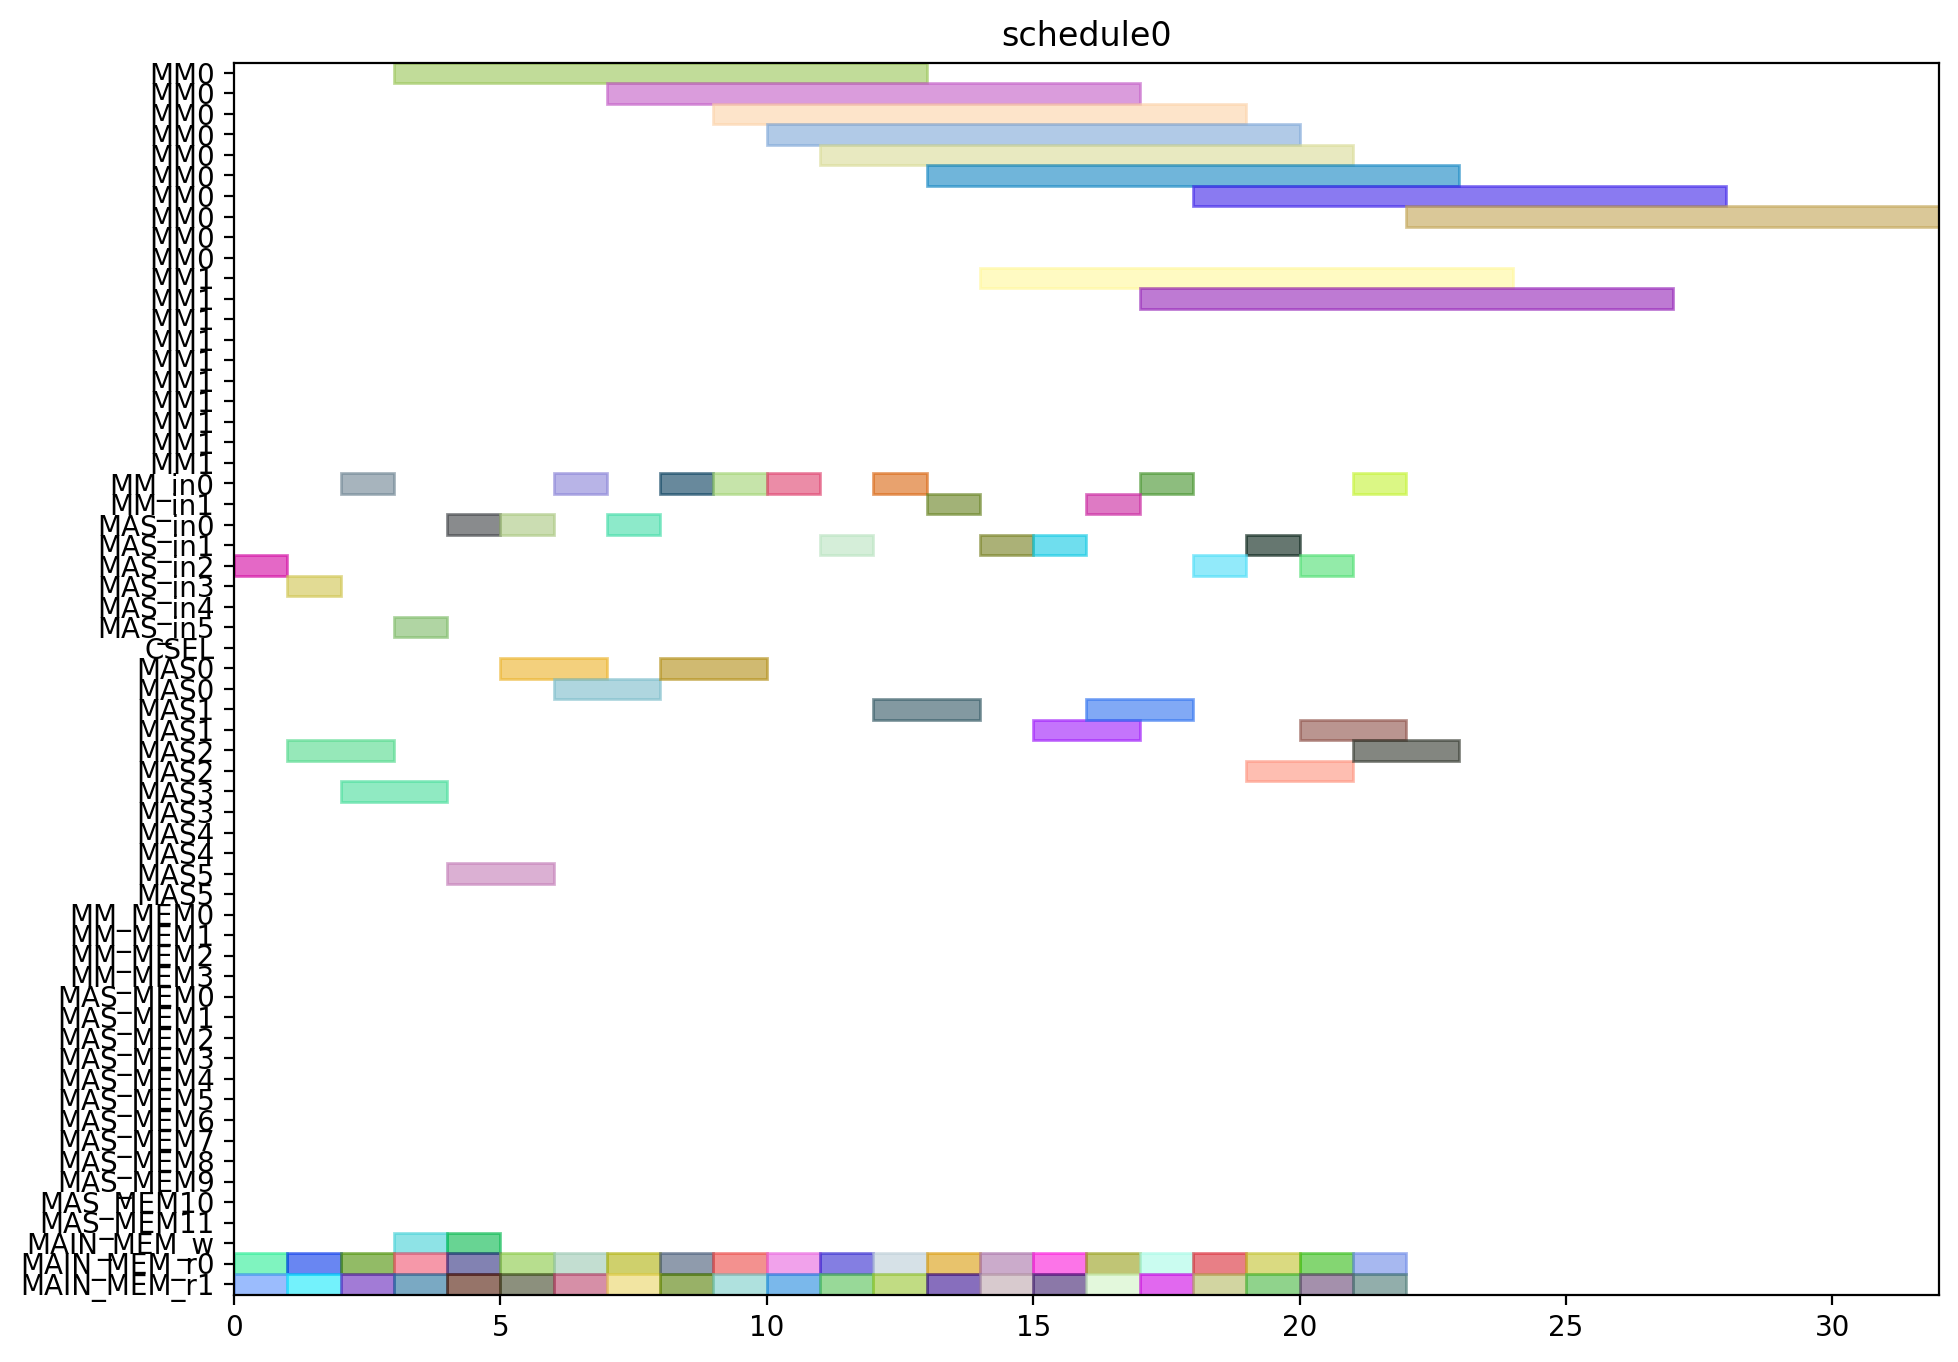

Python code for this plot:
from pyschedule import Scenario, solvers, plotters, alt


def solve():
	horizon = 120
	S = Scenario("schedule0", horizon=horizon)

	# resource
	MM = S.Resources('MM', num=2, size=10)
	MM_in = S.Resources('MM_in', num=2)
	MAS_in = S.Resources('MAS_in', num=6)
	CSEL = S.Resource('CSEL')
	MAS = S.Resources('MAS', num=6, size=2, periods=range(1, horizon))
	MM_MEM = S.Resources('MM_MEM', num=4)
	MAS_MEM = S.Resources('MAS_MEM', num=12)
	MAIN_MEM_w = S.Resource('MAIN_MEM_w', size=1)
	MAIN_MEM_r = S.Resources('MAIN_MEM_r', num=2)

	# result of previous scheduling

	# new tasks
	c10_t0 = S.Task('c10_t0', length=10, delay_cost=1)
	c10_t0 += alt(MM)
	c10_t0_in = S.Task('c10_t0_in', length=1, delay_cost=1)
	c10_t0_in += alt(MM_in)
	S += c10_t0_in*MM_in[0]<=c10_t0*MM[0]
	S += c10_t0_in*MM_in[1]<=c10_t0*MM[1]
	c10_t0_mem0 = S.Task('c10_t0_mem0', length=1, delay_cost=1)
	c10_t0_mem0 += MAIN_MEM_r[0]
	S += c10_t0_mem0 <= c10_t0

	c10_t0_mem1 = S.Task('c10_t0_mem1', length=1, delay_cost=1)
	c10_t0_mem1 += MAIN_MEM_r[1]
	S += c10_t0_mem1 <= c10_t0

	c10_t1 = S.Task('c10_t1', length=10, delay_cost=1)
	c10_t1 += alt(MM)
	c10_t1_in = S.Task('c10_t1_in', length=1, delay_cost=1)
	c10_t1_in += alt(MM_in)
	S += c10_t1_in*MM_in[0]<=c10_t1*MM[0]
	S += c10_t1_in*MM_in[1]<=c10_t1*MM[1]
	c10_t1_mem0 = S.Task('c10_t1_mem0', length=1, delay_cost=1)
	c10_t1_mem0 += MAIN_MEM_r[0]
	S += c10_t1_mem0 <= c10_t1

	c10_t1_mem1 = S.Task('c10_t1_mem1', length=1, delay_cost=1)
	c10_t1_mem1 += MAIN_MEM_r[1]
	S += c10_t1_mem1 <= c10_t1

	c10_t2 = S.Task('c10_t2', length=2, delay_cost=1)
	c10_t2 += alt(MAS)
	c10_t2_in = S.Task('c10_t2_in', length=1, delay_cost=1)
	c10_t2_in += alt(MAS_in)
	S += c10_t2_in*MAS_in[0]<=c10_t2*MAS[0]

	S += c10_t2_in*MAS_in[1]<=c10_t2*MAS[1]

	S += c10_t2_in*MAS_in[2]<=c10_t2*MAS[2]

	S += c10_t2_in*MAS_in[3]<=c10_t2*MAS[3]

	S += c10_t2_in*MAS_in[4]<=c10_t2*MAS[4]

	S += c10_t2_in*MAS_in[5]<=c10_t2*MAS[5]

	c10_t2_mem0 = S.Task('c10_t2_mem0', length=1, delay_cost=1)
	c10_t2_mem0 += MAIN_MEM_r[0]
	S += c10_t2_mem0 <= c10_t2

	c10_t2_mem1 = S.Task('c10_t2_mem1', length=1, delay_cost=1)
	c10_t2_mem1 += MAIN_MEM_r[1]
	S += c10_t2_mem1 <= c10_t2

	c10_t3 = S.Task('c10_t3', length=2, delay_cost=1)
	c10_t3 += alt(MAS)
	c10_t3_in = S.Task('c10_t3_in', length=1, delay_cost=1)
	c10_t3_in += alt(MAS_in)
	S += c10_t3_in*MAS_in[0]<=c10_t3*MAS[0]

	S += c10_t3_in*MAS_in[1]<=c10_t3*MAS[1]

	S += c10_t3_in*MAS_in[2]<=c10_t3*MAS[2]

	S += c10_t3_in*MAS_in[3]<=c10_t3*MAS[3]

	S += c10_t3_in*MAS_in[4]<=c10_t3*MAS[4]

	S += c10_t3_in*MAS_in[5]<=c10_t3*MAS[5]

	c10_t3_mem0 = S.Task('c10_t3_mem0', length=1, delay_cost=1)
	c10_t3_mem0 += MAIN_MEM_r[0]
	S += c10_t3_mem0 <= c10_t3

	c10_t3_mem1 = S.Task('c10_t3_mem1', length=1, delay_cost=1)
	c10_t3_mem1 += MAIN_MEM_r[1]
	S += c10_t3_mem1 <= c10_t3

	c20_t0 = S.Task('c20_t0', length=10, delay_cost=1)
	c20_t0 += alt(MM)
	c20_t0_in = S.Task('c20_t0_in', length=1, delay_cost=1)
	c20_t0_in += alt(MM_in)
	S += c20_t0_in*MM_in[0]<=c20_t0*MM[0]
	S += c20_t0_in*MM_in[1]<=c20_t0*MM[1]
	c20_t0_mem0 = S.Task('c20_t0_mem0', length=1, delay_cost=1)
	c20_t0_mem0 += MAIN_MEM_r[0]
	S += c20_t0_mem0 <= c20_t0

	c20_t0_mem1 = S.Task('c20_t0_mem1', length=1, delay_cost=1)
	c20_t0_mem1 += MAIN_MEM_r[1]
	S += c20_t0_mem1 <= c20_t0

	c20_t1 = S.Task('c20_t1', length=10, delay_cost=1)
	c20_t1 += alt(MM)
	c20_t1_in = S.Task('c20_t1_in', length=1, delay_cost=1)
	c20_t1_in += alt(MM_in)
	S += c20_t1_in*MM_in[0]<=c20_t1*MM[0]
	S += c20_t1_in*MM_in[1]<=c20_t1*MM[1]
	c20_t1_mem0 = S.Task('c20_t1_mem0', length=1, delay_cost=1)
	c20_t1_mem0 += MAIN_MEM_r[0]
	S += c20_t1_mem0 <= c20_t1

	c20_t1_mem1 = S.Task('c20_t1_mem1', length=1, delay_cost=1)
	c20_t1_mem1 += MAIN_MEM_r[1]
	S += c20_t1_mem1 <= c20_t1

	c20_t2 = S.Task('c20_t2', length=2, delay_cost=1)
	c20_t2 += alt(MAS)
	c20_t2_in = S.Task('c20_t2_in', length=1, delay_cost=1)
	c20_t2_in += alt(MAS_in)
	S += c20_t2_in*MAS_in[0]<=c20_t2*MAS[0]

	S += c20_t2_in*MAS_in[1]<=c20_t2*MAS[1]

	S += c20_t2_in*MAS_in[2]<=c20_t2*MAS[2]

	S += c20_t2_in*MAS_in[3]<=c20_t2*MAS[3]

	S += c20_t2_in*MAS_in[4]<=c20_t2*MAS[4]

	S += c20_t2_in*MAS_in[5]<=c20_t2*MAS[5]

	c20_t2_mem0 = S.Task('c20_t2_mem0', length=1, delay_cost=1)
	c20_t2_mem0 += MAIN_MEM_r[0]
	S += c20_t2_mem0 <= c20_t2

	c20_t2_mem1 = S.Task('c20_t2_mem1', length=1, delay_cost=1)
	c20_t2_mem1 += MAIN_MEM_r[1]
	S += c20_t2_mem1 <= c20_t2

	c20_t3 = S.Task('c20_t3', length=2, delay_cost=1)
	c20_t3 += alt(MAS)
	c20_t3_in = S.Task('c20_t3_in', length=1, delay_cost=1)
	c20_t3_in += alt(MAS_in)
	S += c20_t3_in*MAS_in[0]<=c20_t3*MAS[0]

	S += c20_t3_in*MAS_in[1]<=c20_t3*MAS[1]

	S += c20_t3_in*MAS_in[2]<=c20_t3*MAS[2]

	S += c20_t3_in*MAS_in[3]<=c20_t3*MAS[3]

	S += c20_t3_in*MAS_in[4]<=c20_t3*MAS[4]

	S += c20_t3_in*MAS_in[5]<=c20_t3*MAS[5]

	c20_t3_mem0 = S.Task('c20_t3_mem0', length=1, delay_cost=1)
	c20_t3_mem0 += MAIN_MEM_r[0]
	S += c20_t3_mem0 <= c20_t3

	c20_t3_mem1 = S.Task('c20_t3_mem1', length=1, delay_cost=1)
	c20_t3_mem1 += MAIN_MEM_r[1]
	S += c20_t3_mem1 <= c20_t3

	c01_t0 = S.Task('c01_t0', length=10, delay_cost=1)
	c01_t0 += alt(MM)
	c01_t0_in = S.Task('c01_t0_in', length=1, delay_cost=1)
	c01_t0_in += alt(MM_in)
	S += c01_t0_in*MM_in[0]<=c01_t0*MM[0]
	S += c01_t0_in*MM_in[1]<=c01_t0*MM[1]
	c01_t0_mem0 = S.Task('c01_t0_mem0', length=1, delay_cost=1)
	c01_t0_mem0 += MAIN_MEM_r[0]
	S += c01_t0_mem0 <= c01_t0

	c01_t0_mem1 = S.Task('c01_t0_mem1', length=1, delay_cost=1)
	c01_t0_mem1 += MAIN_MEM_r[1]
	S += c01_t0_mem1 <= c01_t0

	c01_t1 = S.Task('c01_t1', length=10, delay_cost=1)
	c01_t1 += alt(MM)
	c01_t1_in = S.Task('c01_t1_in', length=1, delay_cost=1)
	c01_t1_in += alt(MM_in)
	S += c01_t1_in*MM_in[0]<=c01_t1*MM[0]
	S += c01_t1_in*MM_in[1]<=c01_t1*MM[1]
	c01_t1_mem0 = S.Task('c01_t1_mem0', length=1, delay_cost=1)
	c01_t1_mem0 += MAIN_MEM_r[0]
	S += c01_t1_mem0 <= c01_t1

	c01_t1_mem1 = S.Task('c01_t1_mem1', length=1, delay_cost=1)
	c01_t1_mem1 += MAIN_MEM_r[1]
	S += c01_t1_mem1 <= c01_t1

	c01_t2 = S.Task('c01_t2', length=2, delay_cost=1)
	c01_t2 += alt(MAS)
	c01_t2_in = S.Task('c01_t2_in', length=1, delay_cost=1)
	c01_t2_in += alt(MAS_in)
	S += c01_t2_in*MAS_in[0]<=c01_t2*MAS[0]

	S += c01_t2_in*MAS_in[1]<=c01_t2*MAS[1]

	S += c01_t2_in*MAS_in[2]<=c01_t2*MAS[2]

	S += c01_t2_in*MAS_in[3]<=c01_t2*MAS[3]

	S += c01_t2_in*MAS_in[4]<=c01_t2*MAS[4]

	S += c01_t2_in*MAS_in[5]<=c01_t2*MAS[5]

	c01_t2_mem0 = S.Task('c01_t2_mem0', length=1, delay_cost=1)
	c01_t2_mem0 += MAIN_MEM_r[0]
	S += c01_t2_mem0 <= c01_t2

	c01_t2_mem1 = S.Task('c01_t2_mem1', length=1, delay_cost=1)
	c01_t2_mem1 += MAIN_MEM_r[1]
	S += c01_t2_mem1 <= c01_t2

	c01_t3 = S.Task('c01_t3', length=2, delay_cost=1)
	c01_t3 += alt(MAS)
	c01_t3_in = S.Task('c01_t3_in', length=1, delay_cost=1)
	c01_t3_in += alt(MAS_in)
	S += c01_t3_in*MAS_in[0]<=c01_t3*MAS[0]

	S += c01_t3_in*MAS_in[1]<=c01_t3*MAS[1]

	S += c01_t3_in*MAS_in[2]<=c01_t3*MAS[2]

	S += c01_t3_in*MAS_in[3]<=c01_t3*MAS[3]

	S += c01_t3_in*MAS_in[4]<=c01_t3*MAS[4]

	S += c01_t3_in*MAS_in[5]<=c01_t3*MAS[5]

	c01_t3_mem0 = S.Task('c01_t3_mem0', length=1, delay_cost=1)
	c01_t3_mem0 += MAIN_MEM_r[0]
	S += c01_t3_mem0 <= c01_t3

	c01_t3_mem1 = S.Task('c01_t3_mem1', length=1, delay_cost=1)
	c01_t3_mem1 += MAIN_MEM_r[1]
	S += c01_t3_mem1 <= c01_t3

	c11_t0 = S.Task('c11_t0', length=10, delay_cost=1)
	c11_t0 += alt(MM)
	c11_t0_in = S.Task('c11_t0_in', length=1, delay_cost=1)
	c11_t0_in += alt(MM_in)
	S += c11_t0_in*MM_in[0]<=c11_t0*MM[0]
	S += c11_t0_in*MM_in[1]<=c11_t0*MM[1]
	c11_t0_mem0 = S.Task('c11_t0_mem0', length=1, delay_cost=1)
	c11_t0_mem0 += MAIN_MEM_r[0]
	S += c11_t0_mem0 <= c11_t0

	c11_t0_mem1 = S.Task('c11_t0_mem1', length=1, delay_cost=1)
	c11_t0_mem1 += MAIN_MEM_r[1]
	S += c11_t0_mem1 <= c11_t0

	c11_t1 = S.Task('c11_t1', length=10, delay_cost=1)
	c11_t1 += alt(MM)
	c11_t1_in = S.Task('c11_t1_in', length=1, delay_cost=1)
	c11_t1_in += alt(MM_in)
	S += c11_t1_in*MM_in[0]<=c11_t1*MM[0]
	S += c11_t1_in*MM_in[1]<=c11_t1*MM[1]
	c11_t1_mem0 = S.Task('c11_t1_mem0', length=1, delay_cost=1)
	c11_t1_mem0 += MAIN_MEM_r[0]
	S += c11_t1_mem0 <= c11_t1

	c11_t1_mem1 = S.Task('c11_t1_mem1', length=1, delay_cost=1)
	c11_t1_mem1 += MAIN_MEM_r[1]
	S += c11_t1_mem1 <= c11_t1

	c11_t2 = S.Task('c11_t2', length=2, delay_cost=1)
	c11_t2 += alt(MAS)
	c11_t2_in = S.Task('c11_t2_in', length=1, delay_cost=1)
	c11_t2_in += alt(MAS_in)
	S += c11_t2_in*MAS_in[0]<=c11_t2*MAS[0]

	S += c11_t2_in*MAS_in[1]<=c11_t2*MAS[1]

	S += c11_t2_in*MAS_in[2]<=c11_t2*MAS[2]

	S += c11_t2_in*MAS_in[3]<=c11_t2*MAS[3]

	S += c11_t2_in*MAS_in[4]<=c11_t2*MAS[4]

	S += c11_t2_in*MAS_in[5]<=c11_t2*MAS[5]

	c11_t2_mem0 = S.Task('c11_t2_mem0', length=1, delay_cost=1)
	c11_t2_mem0 += MAIN_MEM_r[0]
	S += c11_t2_mem0 <= c11_t2

	c11_t2_mem1 = S.Task('c11_t2_mem1', length=1, delay_cost=1)
	c11_t2_mem1 += MAIN_MEM_r[1]
	S += c11_t2_mem1 <= c11_t2

	c11_t3 = S.Task('c11_t3', length=2, delay_cost=1)
	c11_t3 += alt(MAS)
	c11_t3_in = S.Task('c11_t3_in', length=1, delay_cost=1)
	c11_t3_in += alt(MAS_in)
	S += c11_t3_in*MAS_in[0]<=c11_t3*MAS[0]

	S += c11_t3_in*MAS_in[1]<=c11_t3*MAS[1]

	S += c11_t3_in*MAS_in[2]<=c11_t3*MAS[2]

	S += c11_t3_in*MAS_in[3]<=c11_t3*MAS[3]

	S += c11_t3_in*MAS_in[4]<=c11_t3*MAS[4]

	S += c11_t3_in*MAS_in[5]<=c11_t3*MAS[5]

	c11_t3_mem0 = S.Task('c11_t3_mem0', length=1, delay_cost=1)
	c11_t3_mem0 += MAIN_MEM_r[0]
	S += c11_t3_mem0 <= c11_t3

	c11_t3_mem1 = S.Task('c11_t3_mem1', length=1, delay_cost=1)
	c11_t3_mem1 += MAIN_MEM_r[1]
	S += c11_t3_mem1 <= c11_t3

	c21_t0 = S.Task('c21_t0', length=10, delay_cost=1)
	c21_t0 += alt(MM)
	c21_t0_in = S.Task('c21_t0_in', length=1, delay_cost=1)
	c21_t0_in += alt(MM_in)
	S += c21_t0_in*MM_in[0]<=c21_t0*MM[0]
	S += c21_t0_in*MM_in[1]<=c21_t0*MM[1]
	c21_t0_mem0 = S.Task('c21_t0_mem0', length=1, delay_cost=1)
	c21_t0_mem0 += MAIN_MEM_r[0]
	S += c21_t0_mem0 <= c21_t0

	c21_t0_mem1 = S.Task('c21_t0_mem1', length=1, delay_cost=1)
	c21_t0_mem1 += MAIN_MEM_r[1]
	S += c21_t0_mem1 <= c21_t0

	c21_t1 = S.Task('c21_t1', length=10, delay_cost=1)
	c21_t1 += alt(MM)
	c21_t1_in = S.Task('c21_t1_in', length=1, delay_cost=1)
	c21_t1_in += alt(MM_in)
	S += c21_t1_in*MM_in[0]<=c21_t1*MM[0]
	S += c21_t1_in*MM_in[1]<=c21_t1*MM[1]
	c21_t1_mem0 = S.Task('c21_t1_mem0', length=1, delay_cost=1)
	c21_t1_mem0 += MAIN_MEM_r[0]
	S += c21_t1_mem0 <= c21_t1

	c21_t1_mem1 = S.Task('c21_t1_mem1', length=1, delay_cost=1)
	c21_t1_mem1 += MAIN_MEM_r[1]
	S += c21_t1_mem1 <= c21_t1

	c21_t2 = S.Task('c21_t2', length=2, delay_cost=1)
	c21_t2 += alt(MAS)
	c21_t2_in = S.Task('c21_t2_in', length=1, delay_cost=1)
	c21_t2_in += alt(MAS_in)
	S += c21_t2_in*MAS_in[0]<=c21_t2*MAS[0]

	S += c21_t2_in*MAS_in[1]<=c21_t2*MAS[1]

	S += c21_t2_in*MAS_in[2]<=c21_t2*MAS[2]

	S += c21_t2_in*MAS_in[3]<=c21_t2*MAS[3]

	S += c21_t2_in*MAS_in[4]<=c21_t2*MAS[4]

	S += c21_t2_in*MAS_in[5]<=c21_t2*MAS[5]

	c21_t2_mem0 = S.Task('c21_t2_mem0', length=1, delay_cost=1)
	c21_t2_mem0 += MAIN_MEM_r[0]
	S += c21_t2_mem0 <= c21_t2

	c21_t2_mem1 = S.Task('c21_t2_mem1', length=1, delay_cost=1)
	c21_t2_mem1 += MAIN_MEM_r[1]
	S += c21_t2_mem1 <= c21_t2

	c21_t3 = S.Task('c21_t3', length=2, delay_cost=1)
	c21_t3 += alt(MAS)
	c21_t3_in = S.Task('c21_t3_in', length=1, delay_cost=1)
	c21_t3_in += alt(MAS_in)
	S += c21_t3_in*MAS_in[0]<=c21_t3*MAS[0]

	S += c21_t3_in*MAS_in[1]<=c21_t3*MAS[1]

	S += c21_t3_in*MAS_in[2]<=c21_t3*MAS[2]

	S += c21_t3_in*MAS_in[3]<=c21_t3*MAS[3]

	S += c21_t3_in*MAS_in[4]<=c21_t3*MAS[4]

	S += c21_t3_in*MAS_in[5]<=c21_t3*MAS[5]

	c21_t3_mem0 = S.Task('c21_t3_mem0', length=1, delay_cost=1)
	c21_t3_mem0 += MAIN_MEM_r[0]
	S += c21_t3_mem0 <= c21_t3

	c21_t3_mem1 = S.Task('c21_t3_mem1', length=1, delay_cost=1)
	c21_t3_mem1 += MAIN_MEM_r[1]
	S += c21_t3_mem1 <= c21_t3

	c000 = S.Task('c000', length=2, delay_cost=1)
	c000 += alt(MAS)
	c000_in = S.Task('c000_in', length=1, delay_cost=1)
	c000_in += alt(MAS_in)
	S += c000_in*MAS_in[0]<=c000*MAS[0]

	S += c000_in*MAS_in[1]<=c000*MAS[1]

	S += c000_in*MAS_in[2]<=c000*MAS[2]

	S += c000_in*MAS_in[3]<=c000*MAS[3]

	S += c000_in*MAS_in[4]<=c000*MAS[4]

	S += c000_in*MAS_in[5]<=c000*MAS[5]

	S += 0<c000

	c000_w = S.Task('c000_w', length=1, delay_cost=1)
	c000_w += alt(MAIN_MEM_w)
	S += c000 <= c000_w

	c000_mem0 = S.Task('c000_mem0', length=1, delay_cost=1)
	c000_mem0 += MAIN_MEM_r[0]
	S += c000_mem0 <= c000

	c000_mem1 = S.Task('c000_mem1', length=1, delay_cost=1)
	c000_mem1 += MAIN_MEM_r[1]
	S += c000_mem1 <= c000

	c001 = S.Task('c001', length=2, delay_cost=1)
	c001 += alt(MAS)
	c001_in = S.Task('c001_in', length=1, delay_cost=1)
	c001_in += alt(MAS_in)
	S += c001_in*MAS_in[0]<=c001*MAS[0]

	S += c001_in*MAS_in[1]<=c001*MAS[1]

	S += c001_in*MAS_in[2]<=c001*MAS[2]

	S += c001_in*MAS_in[3]<=c001*MAS[3]

	S += c001_in*MAS_in[4]<=c001*MAS[4]

	S += c001_in*MAS_in[5]<=c001*MAS[5]

	S += 0<c001

	c001_w = S.Task('c001_w', length=1, delay_cost=1)
	c001_w += alt(MAIN_MEM_w)
	S += c001 <= c001_w

	c001_mem0 = S.Task('c001_mem0', length=1, delay_cost=1)
	c001_mem0 += MAIN_MEM_r[0]
	S += c001_mem0 <= c001

	c001_mem1 = S.Task('c001_mem1', length=1, delay_cost=1)
	c001_mem1 += MAIN_MEM_r[1]
	S += c001_mem1 <= c001

	solvers.mip.solve(S,msg=1,kind='CPLEX',ratio_gap=1.01)

	solution = [['hoge']*len(S.solution()[1]) for i in range(len(S.solution()))]
	for i in range(len(S.solution())):
		for j in range(len(S.solution()[i])):
			solution[i][j]=str(S.solution()[i][j])
	print(solution)

	cycles = int(solution[-1][3])

	pic_file_name = "/mnt/rose/usr1/fukuda/ABE/multiRAM_multiMAS_16mux/scheduling_result/stage10MM2_stage2MAS6/FROB/schedule0.png"
	if(S.solution() != []):
		plotters.matplotlib.plot(S,img_filename=pic_file_name, show_task_labels=False, fig_size=(cycles*0.25+3, 8))

	return solution
